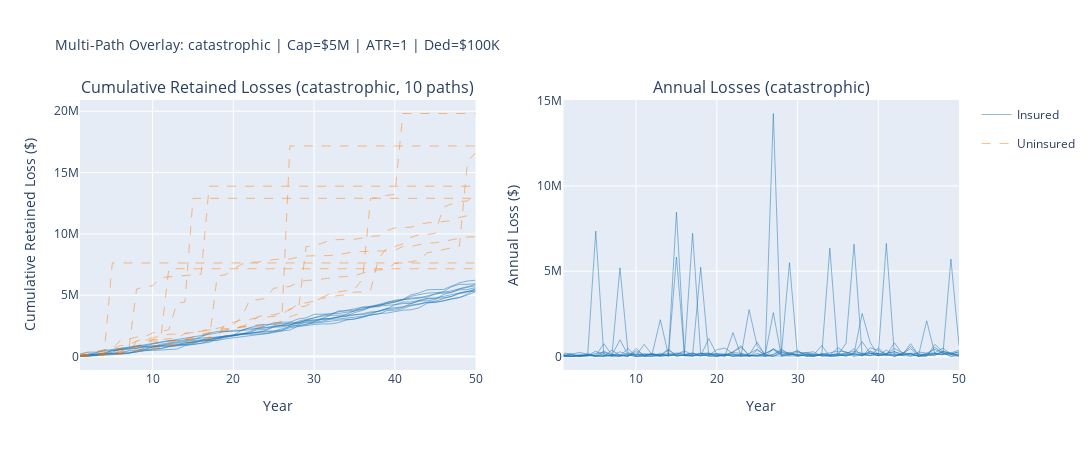

The notebook cell saved with this chart:
### Markdown cell above
## Multi-Path Overlay

Compare multiple paths from the same filter category overlaid on a single chart.
Useful for identifying patterns in catastrophic loss paths or near-ruin scenarios.

### Code cell
def show_multi_path_overlay(n_paths=10):
    """Overlay multiple filtered paths for pattern recognition."""
    cap = cap_dropdown.value
    atr = atr_dropdown.value
    ded = ded_dropdown.value
    filt = filter_dropdown.value

    ins_key = find_config_key(cap, atr, ded)
    noins_key = find_noins_key(cap, atr)

    if ins_key is None:
        print("No config found.")
        return

    cfg = configs[ins_key]
    sim_ids = cfg.get("interesting_sims", {}).get(filt, [])
    if not sim_ids:
        print(f"No {filt} paths available.")
        return

    sim_ids = sim_ids[:n_paths]

    try:
        ins_data = load_sim_results(ins_key)
        noins_data = load_sim_results(noins_key) if noins_key else None
    except Exception as ex:
        print(f"Error loading: {ex}")
        return

    n_years = ins_data.config.n_years
    years = np.arange(1, n_years + 1)

    fig = make_subplots(
        rows=1, cols=2,
        subplot_titles=[
            f"Cumulative Retained Losses ({filt}, {len(sim_ids)} paths)",
            f"Annual Losses ({filt})",
        ],
    )

    for i, sid in enumerate(sim_ids):
        alpha = 0.5
        show_legend = (i == 0)

        # Insured cumulative retained
        cum_ret = np.cumsum(ins_data.retained_losses[sid])
        fig.add_trace(go.Scatter(
            x=years, y=cum_ret,
            line=dict(color=INS_COLOR, width=1),
            opacity=alpha,
            name="Insured" if show_legend else None,
            showlegend=show_legend,
            legendgroup="ins",
        ), row=1, col=1)

        if noins_data is not None:
            cum_ret_ni = np.cumsum(noins_data.retained_losses[sid])
            fig.add_trace(go.Scatter(
                x=years, y=cum_ret_ni,
                line=dict(color=NI_COLOR, width=1, dash="dash"),
                opacity=alpha,
                name="Uninsured" if show_legend else None,
                showlegend=show_legend,
                legendgroup="noins",
            ), row=1, col=1)

        # Annual losses
        fig.add_trace(go.Scatter(
            x=years, y=ins_data.annual_losses[sid],
            line=dict(color=INS_COLOR, width=1),
            opacity=alpha, showlegend=False, legendgroup="ins",
        ), row=1, col=2)

    fig.update_xaxes(title_text="Year", row=1, col=1)
    fig.update_xaxes(title_text="Year", row=1, col=2)
    fig.update_yaxes(title_text="Cumulative Retained Loss ($)", row=1, col=1)
    fig.update_yaxes(title_text="Annual Loss ($)", row=1, col=2)

    fig.update_layout(
        height=450, width=1300,
        title_text=f"Multi-Path Overlay: {filt} | Cap={fmt_amount(cap)} | ATR={atr} | Ded={fmt_amount(ded)}",
        title_font_size=14,
    )
    fig.show()

    # Summary stats for these paths
    finals = ins_data.final_assets[sim_ids]
    growths = ins_data.growth_rates[sim_ids]
    print(f"\n{filt.title()} Paths Summary ({len(sim_ids)} paths):")
    print(f"  Growth rate: mean={growths.mean():.5f}, std={growths.std():.5f}")
    print(f"  Final assets: mean={fmt_amount(finals.mean())}, median={fmt_amount(np.median(finals))}")
    print(f"  Max single-year loss: {fmt_amount(ins_data.annual_losses[sim_ids].max())}")


show_multi_path_overlay()
